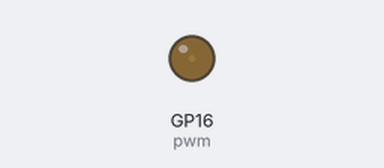
Bench run of a program on a simulated Raspberry Pi Pico running MicroPython. Shown: output pins drawn as LEDs (lit = HIGH).

Above: at 0.05 s.
At 0.55 s:
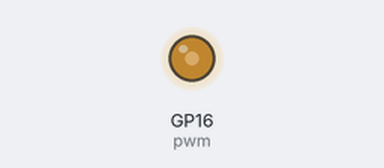
At 1.1 s:
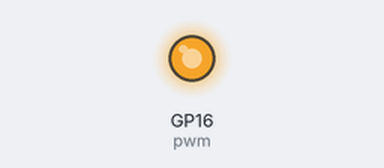
At 2.15 s:
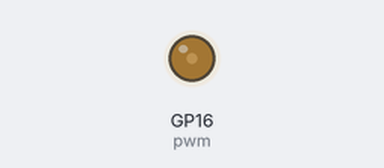
Timing chart, 0 to 5.6 s (numbered marks = the images above):
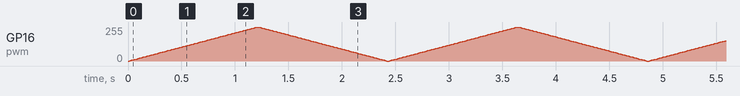

The program:

03_pwm_breathe.py
```python
"""Lab 03: Fade an external LED with PWM on GP16."""
from machine import Pin, PWM
from time import sleep_ms

STEPS = 100
DELAY_MS = 12
pwm = PWM(Pin(16))
pwm.freq(1_000)

while True:
    for step in range(STEPS + 1):
        pwm.duty_u16(step * 65535 // STEPS)
        sleep_ms(DELAY_MS)
    for step in range(STEPS, -1, -1):
        pwm.duty_u16(step * 65535 // STEPS)
        sleep_ms(DELAY_MS)
```
